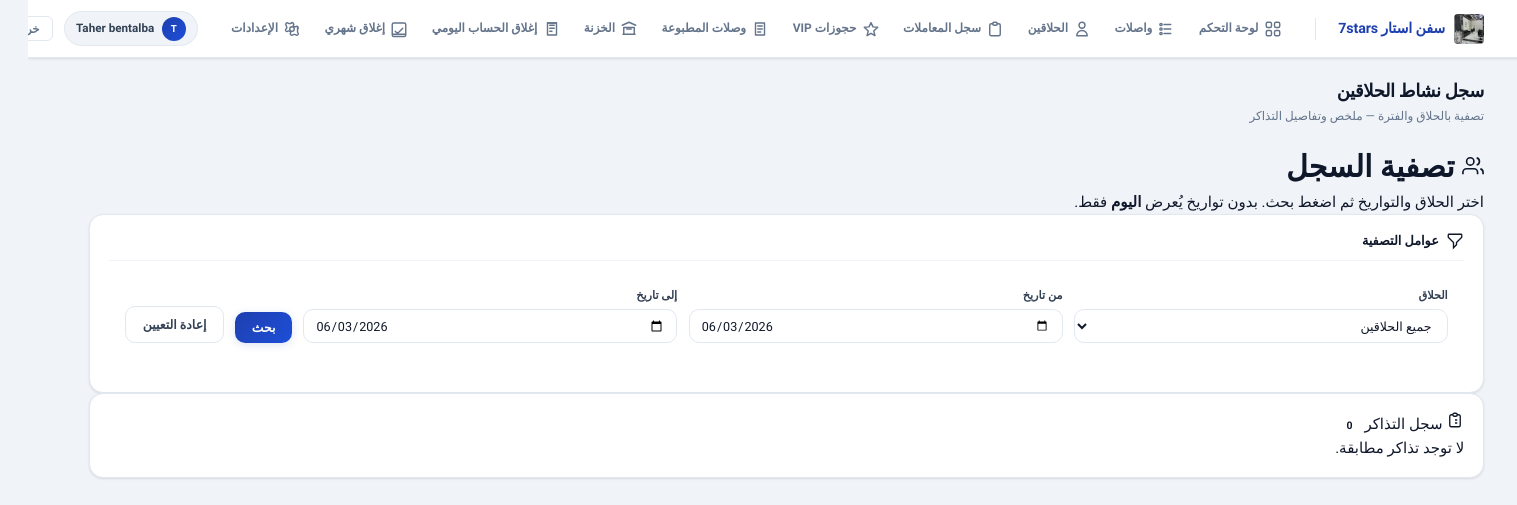
Screenshot of /app/barber-log/ (signed in) with the database file from the repository.
### core/models.py (models this page shows, shortened)
class TimestampedModel(models.Model):
    created_at = models.DateTimeField(auto_now_add=True, db_index=True)
    updated_at = models.DateTimeField(auto_now=True, db_index=True)
    class Meta:
        abstract = True

class SystemSetting(TimestampedModel):
    key = models.CharField(max_length=80, unique=True)
    value = models.CharField(max_length=255, blank=True, default="")
    description = models.CharField(max_length=255, blank=True, default="")

### accounts/models.py (models this page shows, shortened)
class User(AbstractUser):
    role = models.CharField(max_length=20, choices=UserRole.choices, default=UserRole.CASHIER)

### barber_ms/views.py (the view, shortened to what this page needs)
# urls.py: path("barber-log/", views.barber_log_view, name="barber_log"),
@login_required
def barber_log_view(request):
    if not _is_cashier_or_admin(request.user):
        messages.error(request, "ليس لديك صلاحية الوصول.")
        return redirect("frontend:dashboard")
    barbers = BarberProfile.objects.select_related("user").filter(is_active=True).order_by(
        "user__first_name", "user__username"
    )
    selected_barber_id = request.GET.get("barber")
    from_raw = request.GET.get("from")
    to_raw = request.GET.get("to")
    today = timezone.localdate()
    from_d, to_d = None, None
    if from_raw:
        try:
            from_d = datetime.date.fromisoformat(str(from_raw)[:10])
        except ValueError:
            pass
    if to_raw:
        try:
            to_d = datetime.date.fromisoformat(str(to_raw)[:10])
        except ValueError:
            pass
    if not from_d and not to_d:
        from_d = to_d = today
    qs = Ticket.objects.select_related("customer", "barber__user").prefetch_related(
        "items__service", "receipts"
    ).order_by("-created_at")
    if selected_barber_id:
        qs = qs.filter(barber_id=selected_barber_id)
    if from_d:
        qs = qs.filter(created_at__date__gte=from_d)
    if to_d:
        qs = qs.filter(created_at__date__lte=to_d)
    paginator, tickets_page = paginate_queryset(request, qs, per_page=20)
    vip_paginator = None
    vip_log_page = None
    vip_log_rows = []
    barber_stats_raw = (
        qs.values("barber_id")
        .annotate(
            total_tickets=Count("id"),
            completed_tickets=Count("id", filter=Q(status=TicketStatus.COMPLETED)),
            cancelled_tickets=Count("id", filter=Q(status=TicketStatus.CANCELLED)),
            total_revenue=Sum("total", filter=Q(status=TicketStatus.COMPLETED)),
            total_commission=Sum(
                "barber_commission_total", filter=Q(status=TicketStatus.COMPLETED)
            ),
        )
        .order_by("-total_revenue")
    )
    _bp_ids = [r["barber_id"] for r in barber_stats_raw if r.get("barber_id")]
    _bp_map = {b.pk: b for b in BarberProfile.objects.filter(pk__in=_bp_ids)}
    barber_stats = []
    return render(
        request,
        "frontend/barber_log.html",
        {
            "barbers": barbers,
            "tickets_page": tickets_page,
            "paginator": paginator,
            "query_string": querystring_excluding_page(request),
            "barber_stats": barber_stats,
            "selected_barber_id": selected_barber_id,
            "vip_log_rows": vip_log_rows,
            "vip_log_page": vip_log_page,
            "vip_log_paginator": vip_paginator,
            "vip_log_query_string": querystring_excluding_page(request, page_param="vpage"),
            "filter_from": from_d,
            "filter_to": to_d,
            "ticket_edit_form": TicketEditForm(),
            "is_admin": True,
            "active_barbers": barbers,
            "pos_services": _active_services_qs(),
        },
    )

### templates/frontend/barber_log.html (shortened to what this page needs)
{% extends "frontend/base.html" %}
{% block header_title %}سجل نشاط الحلاقين{% endblock %}
{% block header_subtitle %}تصفية بالحلاق والفترة — ملخص وتفاصيل التذاكر{% endblock %}
{% block content %}
<div class="page-head">
  <h1>
    <svg width="22" height="22" fill="none" stroke="currentColor" viewBox="0 0 24 24" stroke-width="1.8"><path d="M17 21v-2a4 4 0 00-4-4H5a4 4 0 00-4 4v2"/><circle cx="9" cy="7" r="4"/><path d="M23 21v-2a4 4 0 00-3-3.87M16 3.13a4 4 0 010 7.75"/></svg>
    تصفية السجل
  </h1>
  <p>اختر الحلاق والتواريخ ثم اضغط بحث. بدون تواريخ يُعرض <strong>اليوم</strong> فقط.</p>
</div>
<div class="card-accent">
  <div class="card-accent-inner">
    <div class="section-title">
      <svg width="18" height="18" fill="none" stroke="currentColor" viewBox="0 0 24 24" stroke-width="1.8"><path d="M3 4a1 1 0 011-1h16a1 1 0 011 1v2.586a1 1 0 01-.293.707l-6.414 6.414a1 1 0 00-.293.707V17l-4 4v-6.586a1 1 0 00-.293-.707L3.293 7.293A1 1 0 013 6.586V4z"/></svg>
      عوامل التصفية
    </div>
    <form method="get" class="filter-bar">
      <div class="field">
        <label>الحلاق</label>
        <select name="barber" class="field-input">
          <option value="">جميع الحلاقين</option>
        </select>
      </div>
      <div class="field">
        <label>من تاريخ</label>
        <input type="date" name="from" value="{% if filter_from %}{{ filter_from|date:'Y-m-d' }}{% endif %}" class="field-input">
      </div>
      <div class="field">
        <label>إلى تاريخ</label>
        <input type="date" name="to" value="{% if filter_to %}{{ filter_to|date:'Y-m-d' }}{% endif %}" class="field-input">
      </div>
      <button class="btn btn-p" type="submit">بحث</button>
      <a href="{% url 'frontend:barber_log' %}" class="btn btn-o">إعادة التعيين</a>
    </form>
  </div>
</div>
<div class="card-accent">
  <div class="card-accent-inner">
    <div class="card-title">
      <svg width="18" height="18" fill="none" stroke="currentColor" viewBox="0 0 24 24" stroke-width="1.8"><path d="M9 5H7a2 2 0 00-2 2v12a2 2 0 002 2h10a2 2 0 002-2V7a2 2 0 00-2-2h-2M9 5a2 2 0 002 2h2a2 2 0 002-2M9 5a2 2 0 012-2h2a2 2 0 012 2m-3 7h3m-3 4h3m-6-4h.01M9 16h.01"/></svg>
      سجل التذاكر
      <span class="badge b-wait">{% if tickets_page %}{{ tickets_page.paginator.count }}{% else %}0{% endif %}</span>
    </div>
    {% if tickets_page.object_list %}
    <div class="tbl-wrap">
      <table>
        <thead><tr><th>#</th><th>الحلاق</th><th>الزبون</th><th>الوصف</th><th>الحالة</th><th>الدفع</th><th>المبلغ</th><th>العمولة</th><th>أُنشئت</th><th>اكتملت</th><th>إجراءات</th></tr></thead>
        <tbody>
          {% for t in tickets_page %}
          <tr>
            <td style="font-weight:600;color:var(--muted)">{{ t.id }}</td>
            <td style="font-weight:700">{{ t.barber.display_name }}</td>
            <td>{{ t.customer.name }}</td>
            <td style="max-width:140px;overflow:hidden;text-overflow:ellipsis;white-space:nowrap;color:var(--muted);font-size:.78rem">{{ t.description|default:"—" }}</td>
            <td>
              {% if t.status == "WAITING" %}<span class="badge b-wait">انتظار</span>
              {% elif t.status == "IN_PROGRESS" %}<span class="badge b-run">تنفيذ</span>
              {% elif t.status == "COMPLETED" %}<span class="badge b-done">مكتمل</span>
              {% elif t.status == "CANCELLED" %}<span class="badge b-cancel">ملغي</span>{% endif %}
            </td>
            <td>{% if t.payment_method == "CASH" %}<span class="pay-badge cash">نقدي</span>{% elif t.payment_method == "CARD" %}<span class="pay-badge card">بطاقة</span>{% else %}—{% endif %}</td>
            <td style="font-weight:700">{% if t.total > 0 %}{{ t.total|floatformat:0 }} {{ sys.currency|default:"د" }}{% else %}—{% endif %}</td>
            <td style="color:var(--green);font-weight:700">{% if t.barber_commission_total > 0 %}{{ t.barber_commission_total|floatformat:0 }} {{ sys.currency|default:"د" }}{% else %}—{% endif %}</td>
            <td style="font-size:.74rem;color:var(--muted)">{{ t.created_at|date:"Y/m/d H:i" }}</td>
            <td style="font-size:.74rem;color:var(--muted)">{% if t.completed_at %}{{ t.completed_at|date:"Y/m/d H:i" }}{% else %}—{% endif %}</td>
            <td>{% include "frontend/partials/ticket_row_actions.html" with t=t ret_barber=request.GET.barber ret_from=request.GET.from ret_to=request.GET.to ret_page=request.GET.page %}</td>
          </tr>
          {% endfor %}
        </tbody>
      </table>
    </div>
    {% include "frontend/partials/pagination.html" with page_obj=tickets_page query_string=query_string %}
    {% else %}
    <div class="empty">لا توجد تذاكر مطابقة.</div>
    {% endif %}
  </div>
</div>
{% endblock %}

### templates/frontend/base.html (shortened to what this page needs)
<!DOCTYPE html>
<html lang="ar" dir="rtl">
<head>
</head>
<body>
  <header class="app-nav">
    <div class="nav-inner">
      <a class="nav-brand" href="{% url 'frontend:dashboard' %}">
        {% if sys.logo %}
          <img src="/media/{{ sys.logo }}" alt="{{ sys.business_name }}">
        {% endif %}
        <span>{{ sys.business_name|default:"Barber Pro" }}</span>
      </a>
      <nav class="nav-links" aria-label="التنقل الرئيسي">
        <a href="{% url 'frontend:dashboard' %}" class="{% if request.resolver_match.url_name == 'dashboard' %}active{% endif %}">
          <span class="nav-link-icon">
          </span>
          <span class="label">لوحة التحكم</span>
        </a>
        <a href="{% url 'frontend:queue' %}" class="{% if request.resolver_match.url_name == 'queue' %}active{% endif %}">
          <span class="nav-link-icon">
            <svg viewBox="0 0 24 24" fill="none" stroke="currentColor" stroke-width="1.9" stroke-linecap="round" stroke-linejoin="round" aria-hidden="true">
              <path d="M8 6h9" />
              <path d="M8 12h9" />
              <path d="M8 18h9" />
              <circle cx="4" cy="6" r="1.5" />
              <circle cx="4" cy="12" r="1.5" />
              <circle cx="4" cy="18" r="1.5" />
            </svg>
          </span>
          <span class="label">واصلات</span>
        </a>
        <a href="{% url 'frontend:barbers_list' %}" class="{% if request.resolver_match.url_name == 'barbers_list' or request.resolver_match.url_name == 'barber_operations' %}active{% endif %}">
          <span class="nav-link-icon">
            <svg viewBox="0 0 24 24" fill="none" stroke="currentColor" stroke-width="1.9" stroke-linecap="round" stroke-linejoin="round" aria-hidden="true">
              <path d="M16 7a4 4 0 11-8 0 4 4 0 018 0zM12 14a7 7 0 00-7 7h14a7 7 0 00-7-7z" />
            </svg>
          </span>
          <span class="label">الحلاقين</span>
        </a>
        <a href="{% url 'frontend:transactions_log' %}" class="{% if request.resolver_match.url_name == 'transactions_log' %}active{% endif %}">
          <span class="nav-link-icon">
            <svg viewBox="0 0 24 24" fill="none" stroke="currentColor" stroke-width="1.9" stroke-linecap="round" stroke-linejoin="round" aria-hidden="true">
              <path d="M9 5H7a2 2 0 00-2 2v12a2 2 0 002 2h10a2 2 0 002-2V7a2 2 0 00-2-2h-2" />
              <path d="M9 5a2 2 0 002 2h2a2 2 0 002-2M9 5a2 2 0 012-2h2a2 2 0 012 2" />
            </svg>
          </span>
          <span class="label">سجل المعاملات</span>
        </a>
        {% if request.user.role == "ADMIN" or request.user.role == "CASHIER" or request.user.is_superuser %}
        <a href="{% url 'frontend:vip:vip_bookings_list' %}" class="{% if 'vip_booking' in request.resolver_match.url_name %}active{% endif %}">
          <span class="nav-link-icon">
            <svg viewBox="0 0 24 24" fill="none" stroke="currentColor" stroke-width="1.9" stroke-linecap="round" stroke-linejoin="round" aria-hidden="true">
              <path d="M12 17.75l-5.25 3.15 1.6-6.18L3 9.75l6.35-.55L12 3.5l2.65 5.7 6.35.55-5.35 4.97 1.6 6.18z" />
            </svg>
          </span>
          <span class="label">حجوزات VIP</span>
        </a>
        <a href="{% url 'frontend:vip:receipts_list' %}" class="{% if 'receipt' in request.resolver_match.url_name %}active{% endif %}">
          <span class="nav-link-icon">
            <svg viewBox="0 0 24 24" fill="none" stroke="currentColor" stroke-width="1.9" stroke-linecap="round" stroke-linejoin="round" aria-hidden="true">
              <path d="M6 4h12v16H6z" />
              <path d="M9 8h6" />
              <path d="M9 12h6" />
              <path d="M9 16h4" />
            </svg>
          </span>
          <span class="label">وصلات المطبوعة</span>
        </a>
        <a href="{% url 'frontend:treasury' %}" class="{% if request.resolver_match.url_name == 'treasury' %}active{% endif %}">
          <span class="nav-link-icon">
            <svg viewBox="0 0 24 24" fill="none" stroke="currentColor" stroke-width="1.9" stroke-linecap="round" stroke-linejoin="round" aria-hidden="true">
              <path d="M4 19h16" />
              <path d="M3 7l9-4 9 4" />
              <path d="M5 19V10h14v9" />
              <path d="M9 12h6" />
            </svg>
          </span>
          <span class="label">الخزنة</span>
        </a>
        <a href="{% url 'frontend:daily_close' %}" class="{% if request.resolver_match.url_name == 'daily_close' %}active{% endif %}">
          <span class="nav-link-icon">
            <svg viewBox="0 0 24 24" fill="none" stroke="currentColor" stroke-width="1.9" stroke-linecap="round" stroke-linejoin="round" aria-hidden="true">
              <path d="M9 7h6" />
              <path d="M9 11h6" />
              <path d="M9 15h3" />
              <path d="M6 4h12v16H6z" />
              <path d="M6 4l12 0" />
            </svg>
          </span>
          <span class="label">إغلاق الحساب اليومي</span>
        </a>
        <a href="{% url 'frontend:monthly_close' %}" class="{% if request.resolver_match.url_name == 'monthly_close' %}active{% endif %}">
          <span class="nav-link-icon">
            <svg viewBox="0 0 24 24" fill="none" stroke="currentColor" stroke-width="1.9" stroke-linecap="round" stroke-linejoin="round" aria-hidden="true">
              <path d="M4 19h16" />
              <path d="M7 15l3 3 7-7" />
              <rect x="3" y="4" width="18" height="18" rx="2" />
            </svg>
          </span>
          <span class="label">إغلاق شهري</span>
        </a>
        {% endif %}
        <a href="{% url 'frontend:settings' %}" class="{% if request.resolver_match.url_name == 'settings' %}active{% endif %}">
          <span class="nav-link-icon">
          </span>
          <span class="label">الإعدادات</span>
        </a>
      </nav>
      <div class="nav-user">
        <div class="user-chip">
          <div class="user-avatar">{{ request.user.get_full_name|default:request.user.username|slice:":1" }}</div>
          <span>{{ request.user.get_full_name|default:request.user.username }}</span>
        </div>
        <form method="post" action="{% url 'logout' %}">
          <button class="btn-logout" type="submit">خروج</button>
        </form>
      </div>
    </div>
  </header>
  <main class="page-wrap">
    <div class="page-header">
      <div>
        <div class="page-title">{% block header_title %}لوحة التحكم{% endblock %}</div>
        <div class="page-sub">{% block header_subtitle %}{% endblock %}</div>
      </div>
    </div>
    {% block content %}{% endblock %}
  </main>
  {% include "frontend/partials/swal_global.html" %}
</body>
</html>

### rows the page displays
SystemSetting: business_name "سفن استار 7stars"
User: user.get_full_name "T", user.get_full_name "Taher bentalba"
